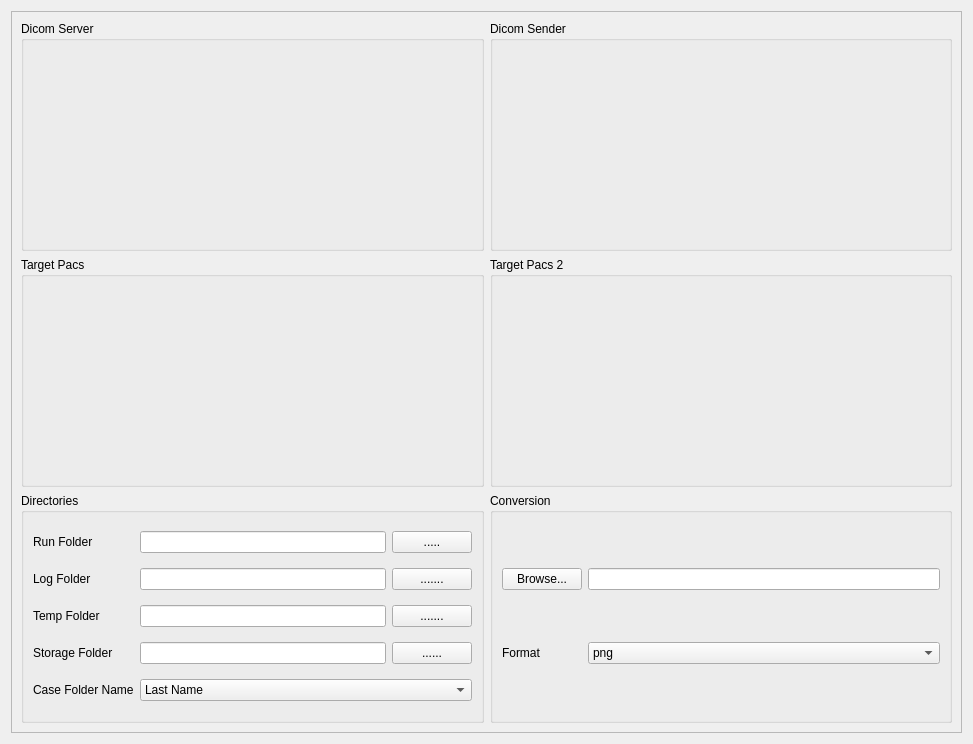
<?xml version="1.0" encoding="UTF-8"?>
<ui version="4.0">
 <class>Form</class>
 <widget class="QWidget" name="Form">
  <property name="geometry">
   <rect>
    <x>0</x>
    <y>0</y>
    <width>973</width>
    <height>744</height>
   </rect>
  </property>
  <property name="minimumSize">
   <size>
    <width>900</width>
    <height>600</height>
   </size>
  </property>
  <property name="windowTitle">
   <string>Form</string>
  </property>
  <layout class="QGridLayout" name="gridLayout">
   <item row="0" column="0">
    <widget class="QScrollArea" name="scrollArea">
     <property name="minimumSize">
      <size>
       <width>900</width>
       <height>600</height>
      </size>
     </property>
     <property name="widgetResizable">
      <bool>true</bool>
     </property>
     <widget class="QWidget" name="scrollAreaWidgetContents">
      <property name="geometry">
       <rect>
        <x>0</x>
        <y>0</y>
        <width>953</width>
        <height>724</height>
       </rect>
      </property>
      <layout class="QGridLayout" name="gridLayout_8">
       <item row="1" column="1">
        <widget class="QGroupBox" name="targerpacs2groupBox">
         <property name="title">
          <string>Target Pacs 2</string>
         </property>
         <layout class="QGridLayout" name="gridLayout_4">
          <item row="0" column="0">
           <widget class="DicomNetworkSettingWidget" name="targetPacs1Widget" native="true"/>
          </item>
         </layout>
        </widget>
       </item>
       <item row="2" column="0">
        <widget class="QGroupBox" name="directoriesgroupBox">
         <property name="title">
          <string>Directories</string>
         </property>
         <layout class="QGridLayout" name="gridLayout_2">
          <item row="3" column="2">
           <widget class="QPushButton" name="storageFldrBtn">
            <property name="text">
             <string>......</string>
            </property>
           </widget>
          </item>
          <item row="4" column="0">
           <widget class="QLabel" name="label_6">
            <property name="text">
             <string>Case Folder Name</string>
            </property>
           </widget>
          </item>
          <item row="3" column="0">
           <widget class="QLabel" name="label_3">
            <property name="text">
             <string>Storage Folder</string>
            </property>
           </widget>
          </item>
          <item row="0" column="1">
           <widget class="QLineEdit" name="runFdrLineUnit"/>
          </item>
          <item row="1" column="2">
           <widget class="QPushButton" name="logFldrBtn">
            <property name="text">
             <string>.......</string>
            </property>
           </widget>
          </item>
          <item row="0" column="2">
           <widget class="QPushButton" name="runFldrbtn">
            <property name="text">
             <string>.....</string>
            </property>
           </widget>
          </item>
          <item row="0" column="0">
           <widget class="QLabel" name="label">
            <property name="text">
             <string>Run Folder</string>
            </property>
           </widget>
          </item>
          <item row="4" column="1" colspan="2">
           <widget class="QComboBox" name="comboBox">
            <item>
             <property name="text">
              <string>Last Name</string>
             </property>
            </item>
            <item>
             <property name="text">
              <string>Patient ID</string>
             </property>
            </item>
            <item>
             <property name="text">
              <string>Date</string>
             </property>
            </item>
           </widget>
          </item>
          <item row="2" column="1">
           <widget class="QLineEdit" name="tmpFldrLineUnit"/>
          </item>
          <item row="1" column="1">
           <widget class="QLineEdit" name="logFldrLineUnit"/>
          </item>
          <item row="1" column="0">
           <widget class="QLabel" name="label_2">
            <property name="text">
             <string>Log Folder</string>
            </property>
           </widget>
          </item>
          <item row="2" column="2">
           <widget class="QPushButton" name="tmpFldrBtn">
            <property name="text">
             <string>.......</string>
            </property>
           </widget>
          </item>
          <item row="2" column="0">
           <widget class="QLabel" name="label_4">
            <property name="text">
             <string>Temp Folder</string>
            </property>
           </widget>
          </item>
          <item row="3" column="1">
           <widget class="QLineEdit" name="storageFldrLineUnit"/>
          </item>
         </layout>
        </widget>
       </item>
       <item row="1" column="0">
        <widget class="QGroupBox" name="targetpacsgroupBox">
         <property name="title">
          <string>Target Pacs</string>
         </property>
         <layout class="QGridLayout" name="gridLayout_7">
          <item row="0" column="0">
           <widget class="DicomNetworkSettingWidget" name="targetPacsWidget" native="true"/>
          </item>
         </layout>
        </widget>
       </item>
       <item row="0" column="0">
        <widget class="QGroupBox" name="dicomservergroupBox">
         <property name="title">
          <string>Dicom Server</string>
         </property>
         <layout class="QGridLayout" name="gridLayout_5">
          <item row="0" column="0">
           <widget class="DicomNetworkSettingWidget" name="dicomServerWidget" native="true"/>
          </item>
         </layout>
        </widget>
       </item>
       <item row="2" column="1">
        <widget class="QGroupBox" name="conversiongroupBox">
         <property name="title">
          <string>Conversion</string>
         </property>
         <layout class="QGridLayout" name="gridLayout_3">
          <item row="0" column="0">
           <widget class="QPushButton" name="cnvDirBrowsePushButton">
            <property name="text">
             <string>Browse...</string>
            </property>
           </widget>
          </item>
          <item row="0" column="1">
           <widget class="QLineEdit" name="cnvDirLineEdit"/>
          </item>
          <item row="1" column="0">
           <widget class="QLabel" name="label_5">
            <property name="text">
             <string>Format</string>
            </property>
           </widget>
          </item>
          <item row="1" column="1">
           <widget class="QComboBox" name="cnvFmtComboBox">
            <item>
             <property name="text">
              <string>png</string>
             </property>
            </item>
            <item>
             <property name="text">
              <string>jpg</string>
             </property>
            </item>
            <item>
             <property name="text">
              <string>bmp</string>
             </property>
            </item>
            <item>
             <property name="text">
              <string>pdf</string>
             </property>
            </item>
           </widget>
          </item>
         </layout>
        </widget>
       </item>
       <item row="0" column="1">
        <widget class="QGroupBox" name="dicomsendergroupBox">
         <property name="title">
          <string>Dicom Sender</string>
         </property>
         <layout class="QGridLayout" name="gridLayout_6">
          <item row="0" column="0">
           <widget class="DicomNetworkSettingWidget" name="dicomSenderWidget" native="true"/>
          </item>
         </layout>
        </widget>
       </item>
      </layout>
     </widget>
    </widget>
   </item>
  </layout>
 </widget>
 <customwidgets>
  <customwidget>
   <class>DicomNetworkSettingWidget</class>
   <extends>QWidget</extends>
   <header location="global">DicomNetworkSettingWidget.h</header>
   <container>1</container>
  </customwidget>
 </customwidgets>
 <resources/>
 <connections/>
</ui>
